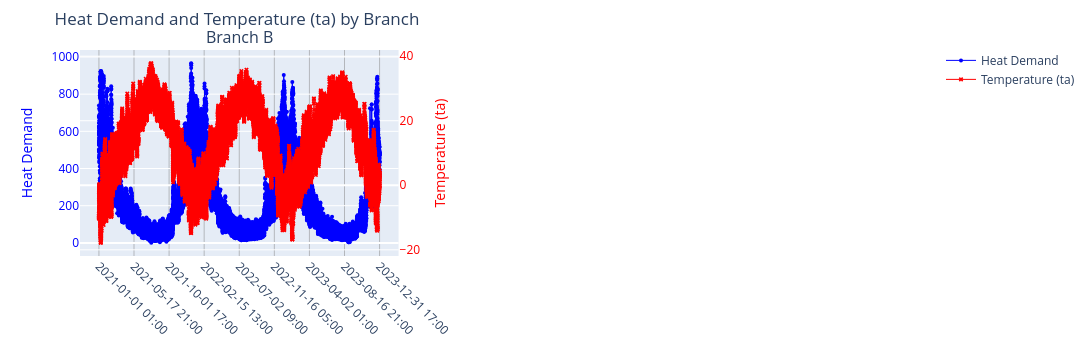

This figure's notebook cell:
### Code cell
import plotly.graph_objects as go
from plotly.subplots import make_subplots
import numpy as np

branches = 'B'  # 원하는 브랜치만 선택
n_branch = len(branches)
ncols = 2
nrows = int(np.ceil(n_branch / ncols))

fig = make_subplots(
    rows=nrows, cols=ncols,
    specs=[[{"secondary_y": True} for _ in range(ncols)] for _ in range(nrows)],
    subplot_titles=[f"Branch {branch}" for branch in branches]
)

for i, branch in enumerate(branches):
    branch_df = df[df['branch_id'] == branch]
    row = i // ncols + 1
    col = i % ncols + 1

    # heat_demand (왼쪽 y축)
    fig.add_trace(
        go.Scatter(
            x=branch_df['tm'], y=branch_df['heat_demand'],
            mode='lines+markers',
            marker=dict(size=4, symbol='circle', color='blue'),
            line=dict(width=1, color='blue'),
            name='Heat Demand',
            showlegend=(i==0)  # 첫 플롯에만 범례 표시
        ),
        row=row, col=col, secondary_y=False
    )

    # ta (오른쪽 y축)
    fig.add_trace(
        go.Scatter(
            x=branch_df['tm'], y=branch_df['ta'],
            mode='lines+markers',
            marker=dict(size=4, symbol='x', color='red'),
            line=dict(width=1, color='red'),
            name='Temperature (ta)',
            showlegend=(i==0)  # 첫 플롯에만 범례 표시
        ),
        row=row, col=col, secondary_y=True
    )

    # x축 간격을 8개 정도로 제한하고 싶으면 tickvals, ticktext 직접 지정 가능
    step = max(1, len(branch_df) // 8)
    tick_idx = np.arange(0, len(branch_df), step)
    tick_vals = branch_df['tm'].iloc[tick_idx]
    tick_texts = tick_vals.dt.strftime('%Y-%m-%d\n%H:%M')

    fig.update_xaxes(
        row=row, col=col,
        tickvals=tick_vals,
        ticktext=tick_texts,
        tickangle=45,
        showgrid=True,
        gridwidth=0.5,
        gridcolor='gray',
        zeroline=False
    )

    fig.update_yaxes(
        title_text='Heat Demand',
        row=row, col=col,
        secondary_y=False,
        title_font=dict(color='blue'),
        tickfont=dict(color='blue')
    )
    fig.update_yaxes(
        title_text='Temperature (ta)',
        row=row, col=col,
        secondary_y=True,
        title_font=dict(color='red'),
        tickfont=dict(color='red')
    )

fig.update_layout(
    height=350 * nrows,
    width=700 * ncols,
    title_text="Heat Demand and Temperature (ta) by Branch",
    legend=dict(y=1.02, x=1),
    margin=dict(t=50)
)

fig.show()

### Figure 1 — Plotly figure (JSON) as saved in the notebook; plotly's stock layout.template omitted (floating-point values rounded to 4 significant figures; data arrays with more than 128 entries replaced by an {"elided": "..."} marker saying what was removed)
{"data": [{"line": {"color": "blue", "width": 1}, "marker": {"color": "blue", "size": 4, "symbol": "circle"}, "mode": "lines+markers", "name": "Heat Demand", "showlegend": true, "type": "scatter", "x": {"elided": "26279 str values"}, "xaxis": "x", "y": {"elided": "26279 float values"}, "yaxis": "y"}, {"line": {"color": "red", "width": 1}, "marker": {"color": "red", "size": 4, "symbol": "x"}, "mode": "lines+markers", "name": "Temperature (ta)", "showlegend": true, "type": "scatter", "x": {"elided": "26279 str values"}, "xaxis": "x", "y": {"elided": "26279 float values"}, "yaxis": "y2"}], "layout": {"annotations": [{"font": {"size": 16}, "showarrow": false, "text": "Branch B", "x": 0.185, "xanchor": "center", "xref": "paper", "y": 1, "yanchor": "bottom", "yref": "paper"}], "height": 350, "legend": {"x": 1, "y": 1.02}, "margin": {"t": 50}, "title": {"text": "Heat Demand and Temperature (ta) by Branch"}, "width": 1400, "xaxis": {"anchor": "y", "domain": [0, 0.37], "gridcolor": "gray", "gridwidth": 0.5, "showgrid": true, "tickangle": 45, "ticktext": ["2021-01-01\n01:00", "2021-05-17\n21:00", "2021-10-01\n17:00", "2022-02-15\n13:00", "2022-07-02\n09:00", "2022-11-16\n05:00", "2023-04-02\n01:00", "2023-08-16\n21:00", "2023-12-31\n17:00"], "tickvals": ["2021-01-01T01:00:00.000000000", "2021-05-17T21:00:00.000000000", "2021-10-01T17:00:00.000000000", "2022-02-15T13:00:00.000000000", "2022-07-02T09:00:00.000000000", "2022-11-16T05:00:00.000000000", "2023-04-02T01:00:00.000000000", "2023-08-16T21:00:00.000000000", "2023-12-31T17:00:00.000000000"], "zeroline": false}, "xaxis2": {"anchor": "y3", "domain": [0.57, 0.94]}, "yaxis": {"anchor": "x", "domain": [0, 1], "tickfont": {"color": "blue"}, "title": {"font": {"color": "blue"}, "text": "Heat Demand"}}, "yaxis2": {"anchor": "x", "overlaying": "y", "side": "right", "tickfont": {"color": "red"}, "title": {"font": {"color": "red"}, "text": "Temperature (ta)"}}, "yaxis3": {"anchor": "x2", "domain": [0, 1]}, "yaxis4": {"anchor": "x2", "overlaying": "y3", "side": "right"}}}
